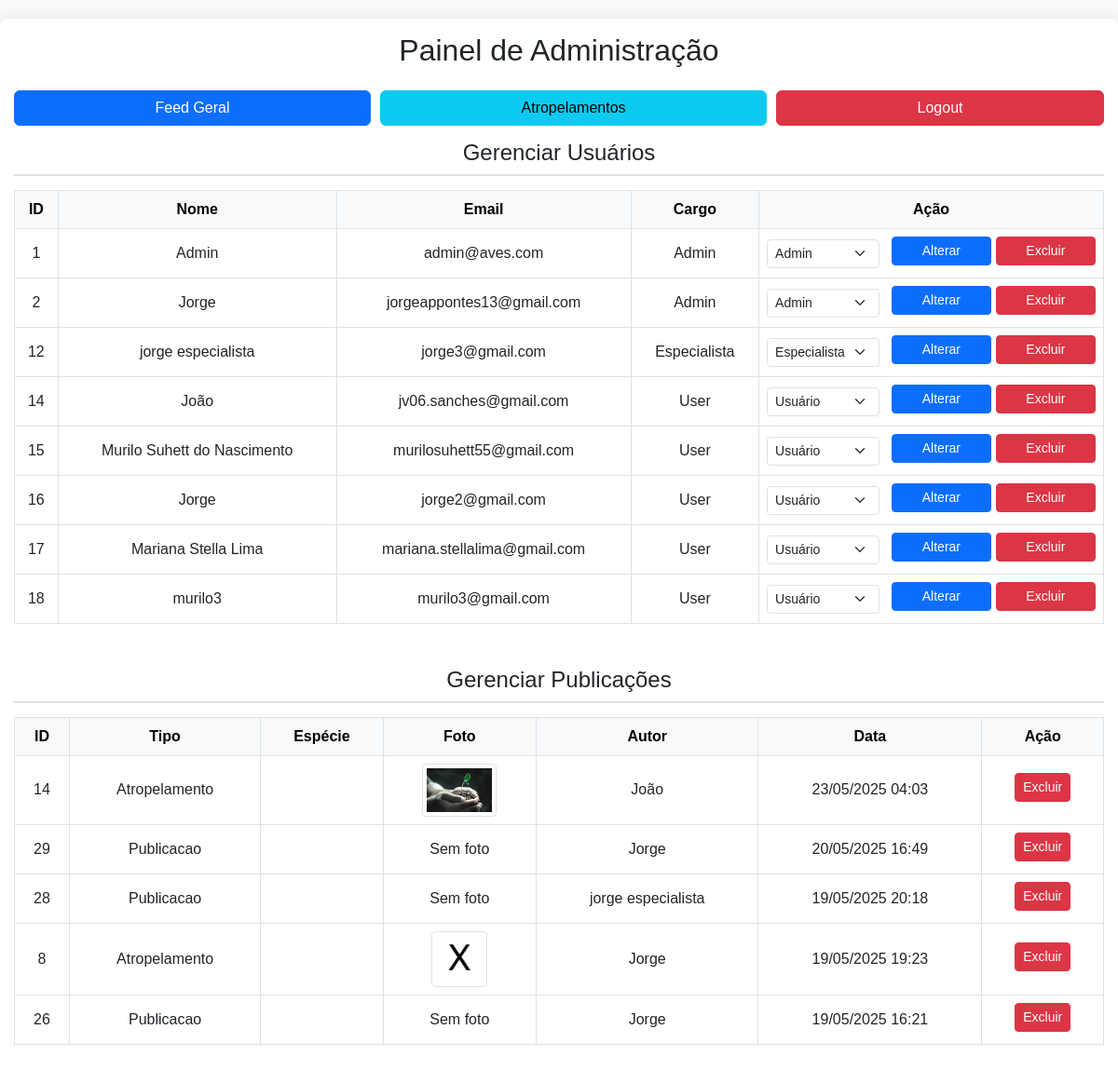
The page /admin.php (signed in) on the database its author committed.
### tables this page shows
CREATE TABLE `usuarios` (
  `id` int(11) NOT NULL,
  `nome` varchar(100) NOT NULL,
  `email` varchar(100) NOT NULL,
  `senha` varchar(255) NOT NULL,
  `cargo` enum('user','especialista','admin') DEFAULT 'user',
  `token_senha` varchar(64) DEFAULT NULL,
  `token_expiracao` datetime DEFAULT NULL
);

### tabela_usuarios_admin.php (the view, shortened to what this page needs)
<div class="table-responsive">
    <table class="table table-bordered table-hover">
        <thead class="table-light">
            <tr>
                <th>ID</th>
                <th>Nome</th>
                <th>Email</th>
                <th>Cargo</th>
                <th>Ação</th>
            </tr>
        </thead>
        <tbody>
            <?php
            $usuarios = $conn->query("SELECT * FROM usuarios");
            while ($user = $usuarios->fetch_assoc()):
            ?>
                <tr>
                    <td><?= $user['id'] ?></td>
                    <td><?= $user['nome'] ?></td>
                    <td><?= $user['email'] ?></td>
                    <td><?= ucfirst($user['cargo']) ?></td>
                    <td>
                        <form method="POST" class="action-form">
                            <select name="cargo" class="form-select form-select-sm me-2" style="width: auto;">
                                <option value="user" <?= $user['cargo'] === 'user' ? 'selected' : '' ?>>Usuário</option>
                                <option value="especialista" <?= $user['cargo'] === 'especialista' ? 'selected' : '' ?>>Especialista</option>
                                <option value="admin" <?= $user['cargo'] === 'admin' ? 'selected' : '' ?>>Admin</option>
                            </select>
                            <button type="submit" name="alterar_cargo" class="btn btn-primary btn-sm">Alterar</button>
                            <button type="submit" name="excluir_usuario" class="btn btn-danger btn-sm" onclick="return confirm('Tem certeza que deseja excluir este usuário e todos os seus dados relacionados?')">Excluir</button>
                        </form>
                    </td>
                </tr>
            <?php endwhile; ?>
        </tbody>
    </table>
</div>

### admin.php (style rules this page uses)
body { background-color: #f8f9fa; font-family: sans-serif; }
.table-responsive { overflow-x: auto; }
.table { width: 100%; border-collapse: collapse; }
.table th, .table td { text-align: center; vertical-align: middle; padding: 8px; border: 1px solid #dee2e6; }
.table th { background-color: #f8f9fa; }
.action-form { display: flex; justify-content: center; align-items: center; gap: 5px; flex-wrap: wrap; }
.action-form button { flex-grow: 1; margin-bottom: 5px; }

### rows shown on the page
usuarios: id "1", nome "Admin", email "admin@aves.com", cargo "Admin"
usuarios: id "2", nome "Jorge", email "jorgeappontes13@gmail.com", cargo "Admin"
usuarios: id "12", nome "jorge especialista", email "jorge3@gmail.com", cargo "Especialista"
usuarios: id "14", nome "João", email "jv06.sanches@gmail.com", cargo "User", cargo "Usuário"
usuarios: id "15", nome "Murilo Suhett do Nascimento", email "murilosuhett55@gmail.com", cargo "User", cargo "Usuário"
usuarios: id "16", nome "Jorge", email "jorge2@gmail.com", cargo "User", cargo "Usuário"
usuarios: id "17", nome "Mariana Stella Lima", email "mariana.stellalima@gmail.com", cargo "User", cargo "Usuário"
usuarios: id "18", nome "murilo3", email "murilo3@gmail.com", cargo "User", cargo "Usuário"

### other values the page prints
$post['id'] "14"
$post['tipo'] "Atropelamento"
$post['nome'] "João"
date('d/m/Y H:i', strtotime($post['data_publicacao'])) "23/05/2025 04:03"
$post['id'] "29"
$post['tipo'] "Publicacao"
$post['nome'] "Jorge"
date('d/m/Y H:i', strtotime($post['data_publicacao'])) "20/05/2025 16:49"
$post['id'] "28"
$post['nome'] "jorge especialista"
date('d/m/Y H:i', strtotime($post['data_publicacao'])) "19/05/2025 20:18"
$post['id'] "8"
date('d/m/Y H:i', strtotime($post['data_publicacao'])) "19/05/2025 19:23"
$post['id'] "26"
date('d/m/Y H:i', strtotime($post['data_publicacao'])) "19/05/2025 16:21"
